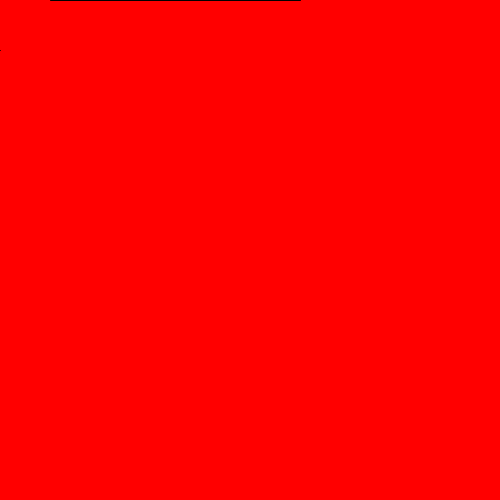
Frame 1 (no input)
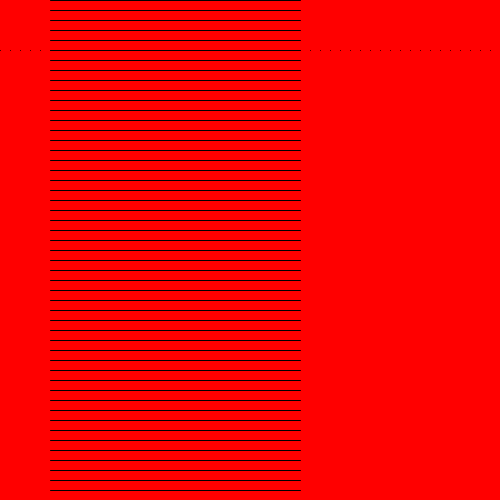
Frame 60 (the mouse pressed at the canvas centre just before this capture)
Frame 120 (the mouse held since frame 60 and released just before this capture): identical to frame 60, image omitted

The Processing sketch that drew these frames (run headless with seeded random() and noise(); from frame 60 on, the mouse is pressed at the canvas centre):

// Processing sketch: processing_31492
// ── processing_31492.pde

int goodbye = 0;

void setup(){
size(500,500);
background(255, 0, 0);
}
void draw(){
line(goodbye,50,goodbye,50);
line(50,goodbye,300,goodbye);
goodbye=goodbye+10;
}
